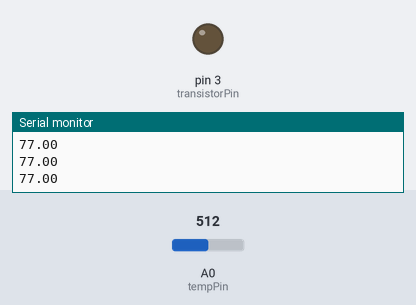
The sketch below on a simulated Arduino Uno, built with avr-gcc and run on an emulated ATmega328P. Parts: output pins drawn as LEDs (lit = HIGH), the last lines printed to the serial monitor. Inputs (shaded band) come from the test bench; at power-on: A0 (tempPin) = 512.

Above: at 1.3 s.
1.4 s: A0 (tempPin) set to 483
At 2.1 s:
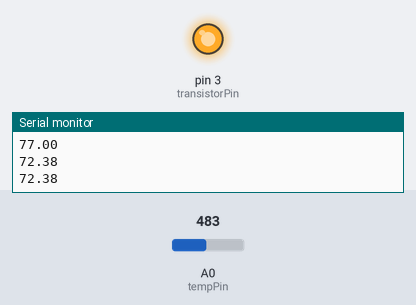
3.0 s: A0 (tempPin) set to 511
At 3.4 s:
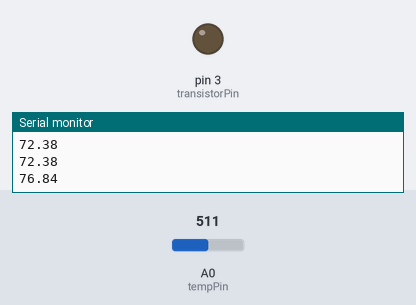
4.5 s: A0 (tempPin) set to 306
At 5.8 s:
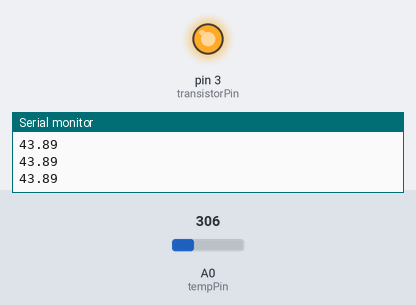
Timing chart, 0 to 7.5 s (numbered marks = the images above; inputs shaded):
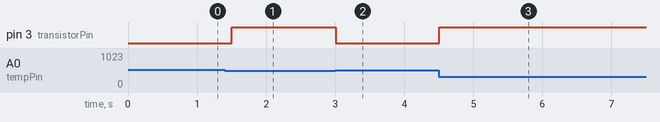

The sketch:

Thermometer.ino
```cpp
//www.elegoo.com
//2016.12.9
int transistorPin = 3;
int tempPin = 0;

void setup()
{
  Serial.begin(9600);
  pinMode(transistorPin, OUTPUT); // Set transistorPin as an output
}
void loop()
{
  int tempReading = analogRead(tempPin);
  // This is OK
  double tempK = log(10000.0 * ((1024.0 / tempReading - 1)));
  tempK = 1 / (0.001129148 + (0.000234125 + (0.0000000876741 * tempK * tempK )) * tempK );       //  Temp Kelvin
  float tempC = tempK - 273.15;            // Convert Kelvin to Celcius
  float tempF = (tempC * 9.0)/ 5.0 + 32.0; // Convert Celcius to Fahrenheit
  // Display Temperature in F
  Serial.println(tempF);

  if (tempF < 73.5) {
    // If the temperature is below 80 degrees Fahrenheit, set the transistor pin high
    digitalWrite(transistorPin, HIGH);
  } else if (tempF > 76.0) {
    // If the temperature is 80 degrees Fahrenheit or above, set the transistor pin low
    digitalWrite(transistorPin, LOW);
  }
  delay(500);
}
```

Measured:
- the behaviour switches between 491 and 490 on A0 (tempPin) (found by bisection; images 0 and 1)
- after the input at 1.4 s, pin 3 (transistorPin): LOW → HIGH after 0.10 s
- after the input at 3.0 s, pin 3 (transistorPin): HIGH → LOW at once
- after the input at 4.5 s, pin 3 (transistorPin): LOW → HIGH at once
